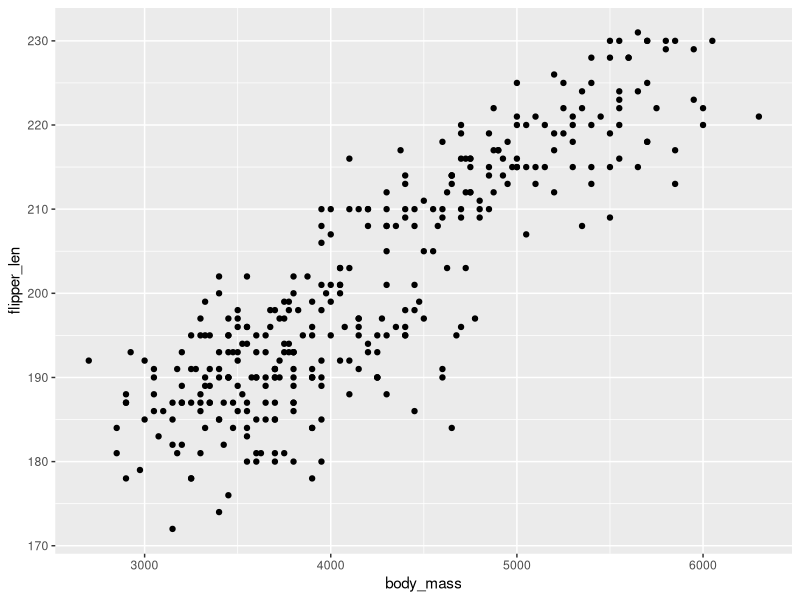
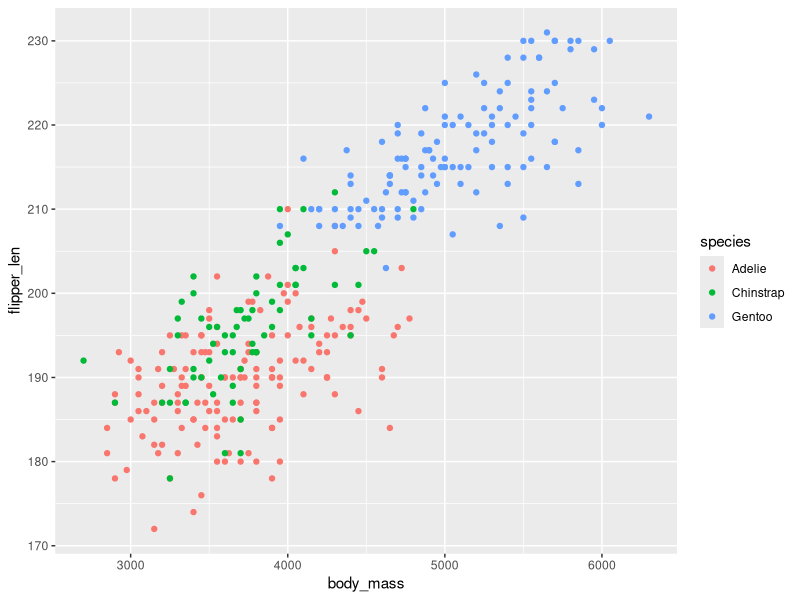
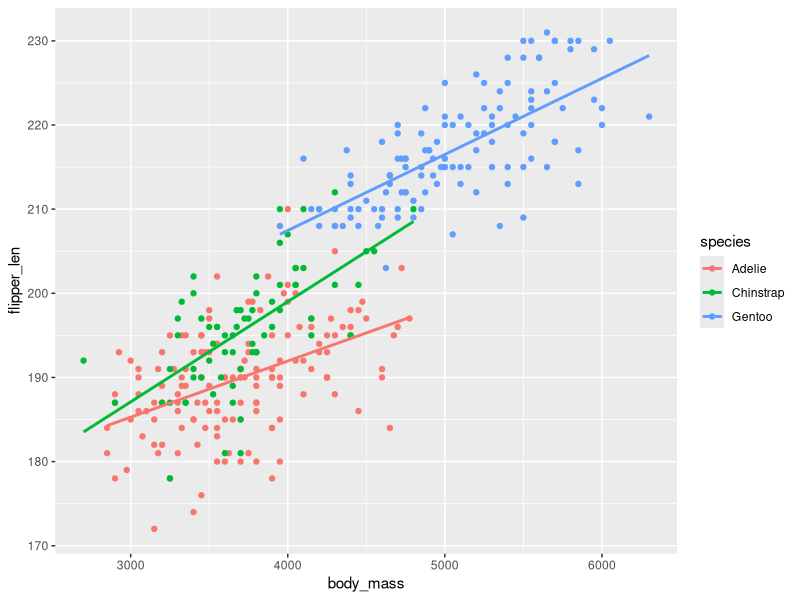
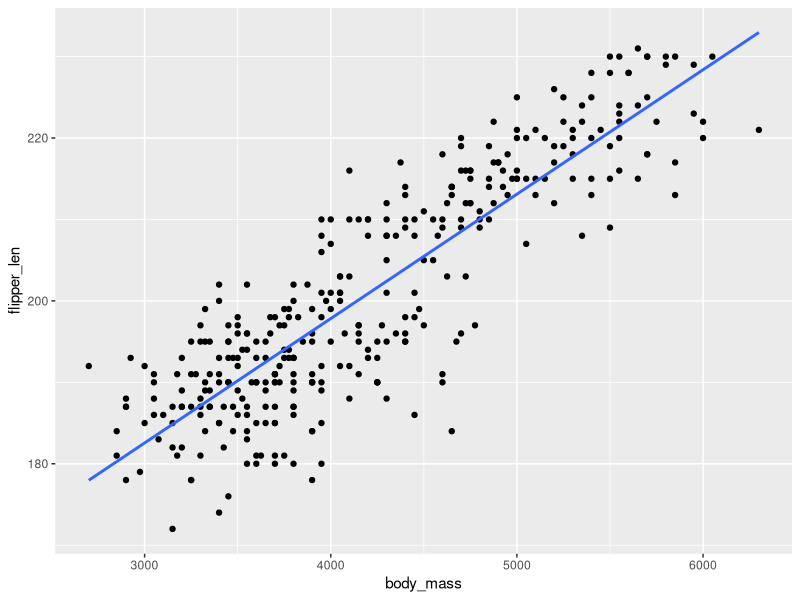
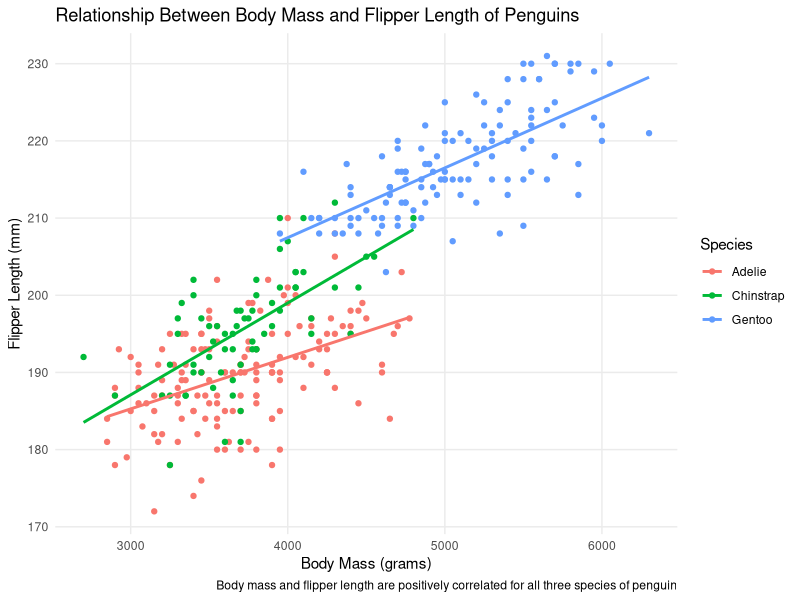
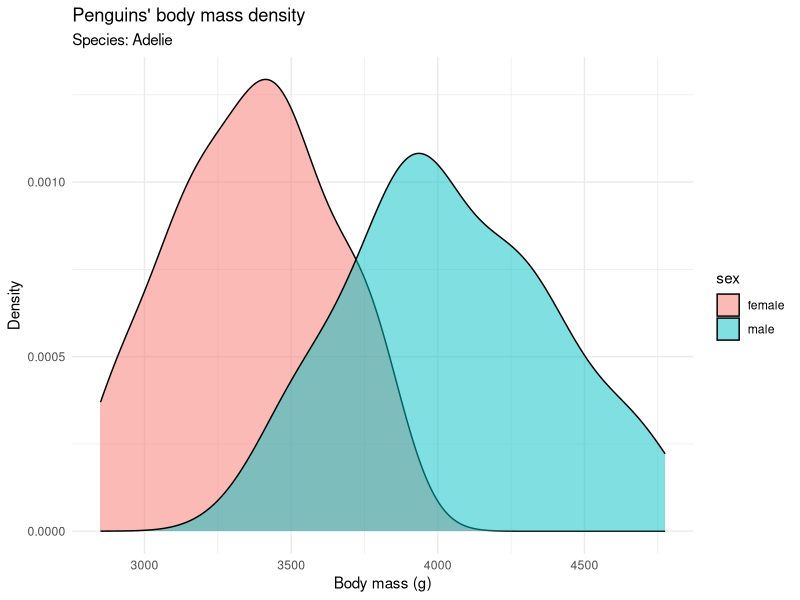
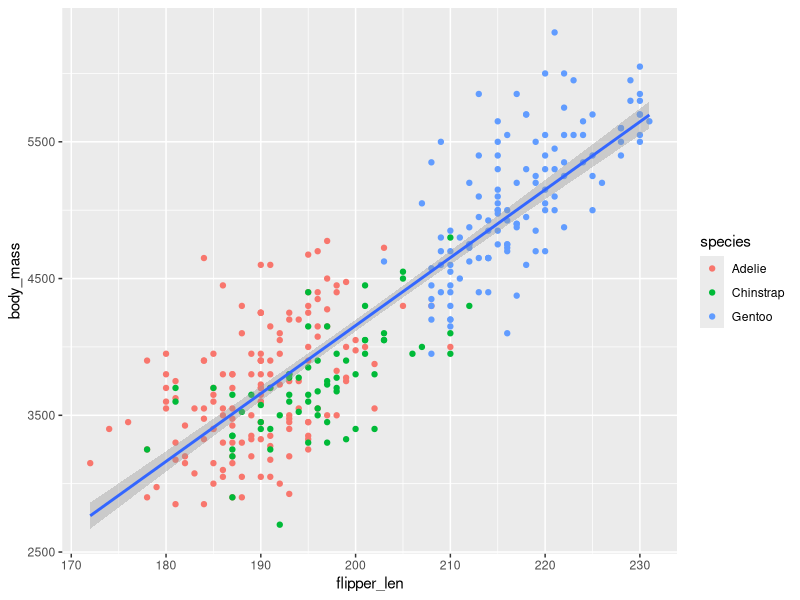
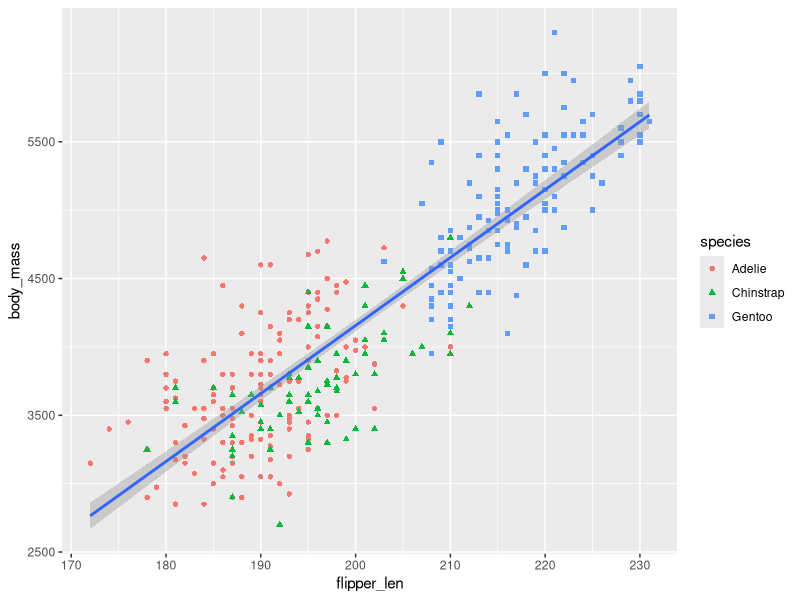

Recreate these plots in R, in order.
# 29.08.2025
# R Bootcamp @ Hertie School
# Jackson M. Luckey

### First, install the tidyverse packages.

install.packages("tidyverse")
library(tidyverse)

### Using R as a calculator

2 +2 
2 * 2
2 + 2 == 2 * 2
2 != 2

# Exercises
#   1. Calculate the number of hours in a year
365 *24 # 8,760

#   2. Calculate the population density of Berlin (3,897,145 persons in 891.3 km2)
3897145/891.3 # 4,372.428

#   Turning into objects

days_in_year <- 365
hours_in_day <- 24
hours_in_year <- days_in_year * hours_in_day

berlin_pop <- 3897145
berlin_area <- 891.3
berlin_density <- berlin_pop/berlin_area

# A single equal sign (=) can be used as an assignment operator (eg, <-).

### Vectors

# Vectors are objects that represent an ordered collection of information.
years <- c(2020, 2021, 2022, 2023, 2024, 2025)
cities <- c("Berlin", "Paris", "London", "Beijing", "Tokyo")

# Vectors are always one-dimensional objects.
# Vectors can be combined.
# You can manipulate vectors just like individual numbers.

# Excercise: calculate the number of seconds since 1970

secs_since_1970 <- (years - 1970) * hours_in_year * 3600
secs_since_1970

# Population of Berlin in 1980, 1990, 2000, 2010, 2020
years      <- c(1980,    1990,    2000,    2010,    2020)
berlin_pop <- c(3048759, 3433695, 3382169, 3460725, 3664088)

berlin_den <- berlin_pop / 891.3
names(berlin_den) <- years
berlin_den

# You can access elements inside a vector using []. For example, to get the first
# element in "cities", do:

cities[1]

# Get the population density of Berlin in 2020:
berlin_den[5]

### Functions

# If you type "?" before the name of the function, R will display the corresponding
# documentation ("help").

?length

# Using min() and max(), find the lowest and highest population density in Berlin
# between 1980 and 2020.

min(berlin_pop) / berlin_area
max(berlin_pop) / berlin_area #or

min(berlin_pop / berlin_area)
max(berlin_pop / berlin_area)

# Study tip: think of different ways to deliver the same task.

### Dataframes

# R has several dataframes, inluding "penguins", built in. We can load penguins
# into R with:

penguins <- penguins
View(penguins) #or

penguins <- datasets::penguins
View(penguins) #or

install.packages("palmerpenguins")
library(palmerpenguins)

# For more datasets, use install.packages("dataframes")
?datasets

# You can access dataframe columns as vectors using `$`.
# For example, we can get `body_mass` from `penguins` with:

penguins$body_mass

### Introduction to Data Visualization with R

# "ggplot" is the most common approach for creating data visualizations with R.

ggplot(penguins, aes(x = body_mass, y = flipper_len)) +
  geom_point()

ggplot(penguins, aes(x = body_mass, y = flipper_len, color = species)) +
  geom_point()

ggplot(penguins, aes(x = body_mass, y = flipper_len, color = species)) +
  geom_point() +
  geom_smooth(method = "lm", se = FALSE) # linear regression
ggplot(penguins, aes(x = body_mass, y = flipper_len)) +
  geom_point() +
  geom_smooth(method = "lm", se = FALSE) # linear regression
ggplot(penguins, aes(x = body_mass, y = flipper_len, color = species)) +
  geom_point() +
  geom_smooth(method = "lm", se = FALSE) +
  labs(
    title = "Relationship Between Body Mass and Flipper Length of Penguins",
    x = "Body Mass (grams)",
    y = "Flipper Length (mm)",
    color = "Species",
    caption = "Body mass and flipper length are positively correlated for all three species of penguin"
  ) +
  theme_minimal() +
  theme(panel.grid.minor = element_blank())

### Explore the data

library(scales)
penguins <- penguins

penguins %>%
  filter(!is.na(sex)) %>%
  filter(species == "Adelie") %>%
  ggplot(aes(x = body_mass, fill = sex)) + 
    geom_density(alpha = 0.5) + 
    scale_y_continuous(labels = label_number()) + 
    theme_minimal() + 
    labs(
      title = "Penguins' body mass density",
      subtitle = "Species: Adelie",
      x = "Body mass (g)",
      y = "Density"
    )

# "scale_y_continuous(labels = label_number())" changes Density labels to
# scientific notation.

# When aesthetic mappings are defined in ggplot(), at the global level, they’re
# passed down to each of the subsequent geom layers of the plot. However, each
# geom function in ggplot2 can also take a mapping argument, which allows for
# aesthetic mappings at the local level that are added to those inherited from
# the global level. For example:

ggplot(
  data = penguins,
  aes(x = flipper_len, y = body_mass)) +
  geom_point(aes(color = species)) +
  geom_smooth(method = "lm")

# Change shape of markers, make it specific for each species.

ggplot(
  data = penguins,
  aes(x = flipper_len, y = body_mass)) +
  geom_point(aes(color = species, shape = species)) +
  geom_smooth(method = "lm")

# We can improve the color palette to be colorblind safe with the
# scale_color_colorblind() function from the ggthemes package:

install.packages("ggthemes")
library(ggthemes)

ggplot(
  data = penguins,
  aes(x = flipper_len, y = body_mass)) +
  geom_point(aes(color = species, shape = species)) +
  geom_smooth(method = "lm") +
  scale_color_colorblind()

# Add labels:

ggplot(
  data = penguins,
  mapping = aes(x = flipper_len, y = body_mass)
) +
  geom_point(aes(color = species, shape = species)) +
  geom_smooth(method = "lm") +
  labs(
    title = "Body mass and flipper length",
    subtitle = "Dimensions for Adelie, Chinstrap, and Gentoo Penguins",
    x = "Flipper length (mm)", y = "Body mass (g)",
    color = "Species", shape = "Species"
  ) +
  scale_color_colorblind()